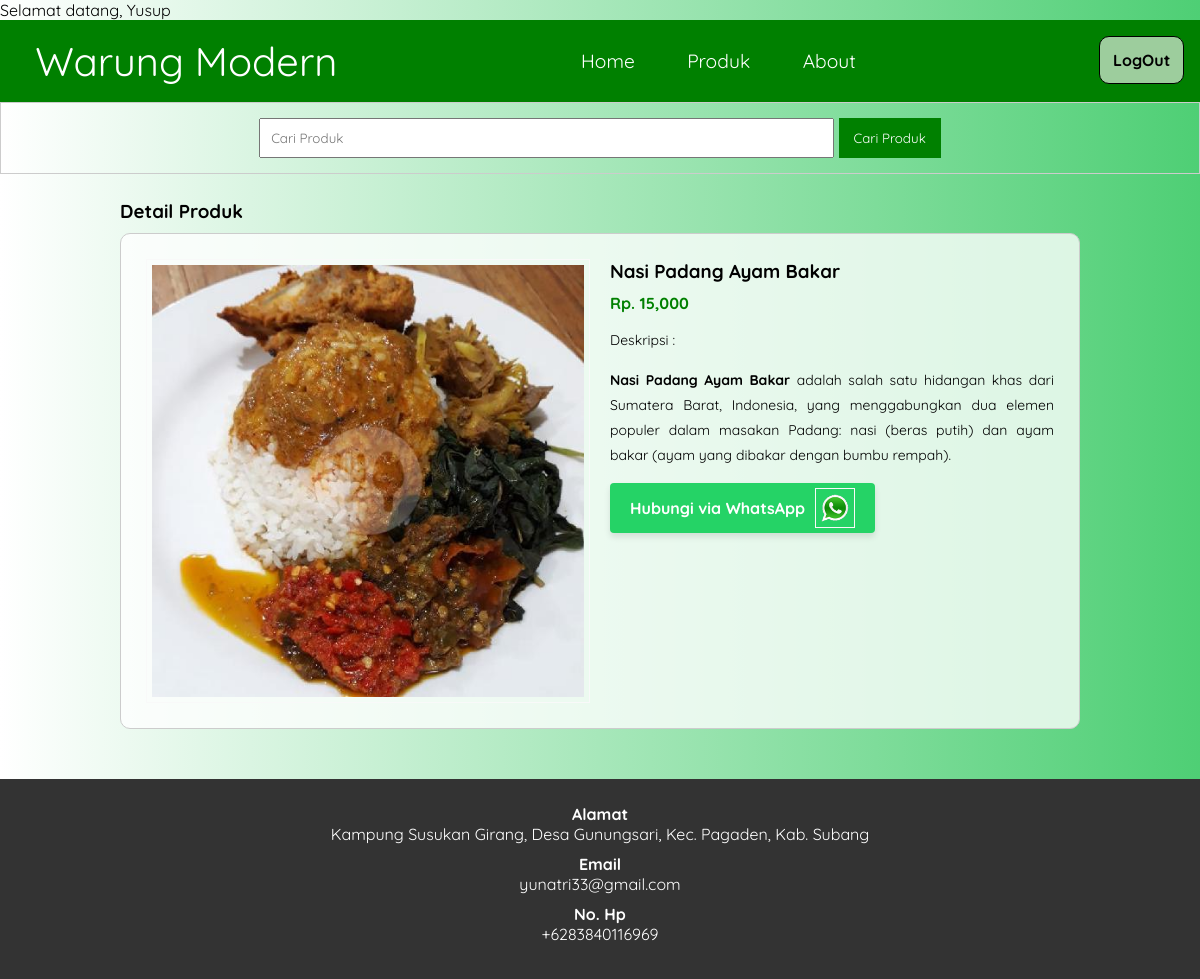
Screenshot of /detail-produk2.php?id=22 (signed in) with the database file from the repository.
### tables this page shows
CREATE TABLE `user` (
  `id` int(11) NOT NULL,
  `Nama` varchar(50) NOT NULL,
  `Email` varchar(50) NOT NULL,
  `username` varchar(100) NOT NULL,
  `password` varchar(100) NOT NULL
);

CREATE TABLE `tb_product` (
  `product_id` int(11) NOT NULL,
  `category_id` int(11) NOT NULL,
  `product_name` varchar(100) NOT NULL,
  `product_price` int(11) NOT NULL,
  `product_description` text NOT NULL,
  `product_image` varchar(100) NOT NULL,
  `product_status` tinyint(1) NOT NULL,
  `data_created` timestamp NOT NULL DEFAULT current_timestamp()
);

### detail-produk2.php (the view, shortened to what this page needs)
<?php
	include 'db.php';
	$kontak = mysqli_query($conn, "SELECT admin_telp, admin_email, admin_address FROM tb_admin WHERE admin_id = 1");
	$a = mysqli_fetch_object($kontak);
	$user_id = $_SESSION['id'];
	$user = mysqli_query($conn, "SELECT * FROM user WHERE id = '$user_id'");
	if ($user) {
		$b = mysqli_fetch_object($user);
		echo "Selamat datang, " . $b->Nama;
	} else {
		echo "Data pengguna tidak ditemukan!";
	}
	$produk = mysqli_query($conn, "SELECT * FROM tb_product WHERE product_id = '".$_GET['id']."' ");
	$p = mysqli_fetch_object($produk);
?>
<!DOCTYPE html>
<html>
<head>
	<link rel="stylesheet" type="text/css" href="css/style.css">
</head>
<body>
	<header>
		<div class="page-header">
		<div class="logo">
			<p>Warung Modern</p>
		</div>
		<div id="navigation-bar" class="nav-bar">
			<a href="index2.php" class="active">Home</a>
			<a href="produk2.php">Produk</a>
			<a href="about2.php">About</a>
		</div>
		<a href="keluarUser.php" onclick="return confirmLogout()" target="_blank"><div class="header-right"><button>LogOut</button></div></a>
		</div>
	</header>
	<div class="search">
		<div class="container">
			<form action="produk2.php">
				<input type="text" name="search" placeholder="Cari Produk" value="<?php echo $_GET['search'] ?>">
				<input type="submit" name="cari" value="Cari Produk">
			</form>
		</div>
	</div>
	<div class="section">
		<div class="container">
			<h3>Detail Produk</h3>
			<div class="box">
				<div class="col-2">
					<img src="produk/<?php echo $p->product_image ?>" width="100%">
				</div>
				<div class="col-2">
					<h3><?php echo $p->product_name ?></h3>
					<h4>Rp. <?php echo number_format($p->product_price) ?></h4>
					<p>Deskripsi :<br>
						<?php echo $p->product_description ?>
					</p>
					<p><a href="https://api.whatsapp.com/send?phone=<?php echo $a->admin_telp ?>&text=<?php
                            echo urlencode("Hallo,\nSaya " . $b->Nama . "\nEmail: " . $b->Email . "\nIngin Membeli " . $p->product_name);
                        ?>" target="_blank" class="wa-button">
                            <b>Hubungi via WhatsApp</b>
                            <img src="img/wa.png	" alt="WhatsApp">
						</a>
					</p>
				</div>
			</div>
		</div>
	</div>
	<div class="footer">
		<div class="container">
			<h4>Alamat</h4>
			<p><?php echo $a->admin_address ?></p>
			<h4>Email</h4>
			<p><?php echo $a->admin_email ?></p>
			<h4>No. Hp</h4>
			<p><?php echo $a->admin_telp ?></p>
		</div>
	</div>
</body>
</html>

### css/style.css (style rules this page uses)
* { padding:0; margin:0; font-family: 'Quicksand', sans-serif; }
body { background: linear-gradient(to left, rgba(34, 195, 82, 0.8), rgba(255, 255, 255, 0.8)); }
a { color: inherit; text-decoration: none; }
.page-header { background-color: #008000; padding: 1rem; display: flex; justify-content: space-between; }
.logo { color: white; align-self: center; margin-left: 1.2rem; font-size: 2.5rem; }
.nav-bar { margin: auto; }
.nav-bar a { color: white; padding: 1.5rem; cursor: pointer; text-decoration: none; font-size: 1.2rem; }
button { color: black; background-color: #9dcd9d; font-size: 1rem; font-weight: bold; border: 1px solid black; border-radius: 10px; padding: 0.8rem; }
.container { width: 80%; margin:0 auto; }
.container:after { content: ''; display: block; clear: both; }
.section { padding:25px 0; }
.box { background-color: rgba(255, 255, 255, 0.784); border:1px solid #ccc; padding:15px; box-sizing: border-box; margin:10px 0 25px 0; border-radius: 10px; }
.box:after { content: ''; display: block; clear: both; }
.search { padding:15px 0; border:1px solid #ccc; text-align: center; }
.search input[type=text] { width: 60%; padding:10px; }
.search input[type=submit] { padding:12px 15px; background-color: #008000; color:#fff; border:none; cursor: pointer; }
.footer { padding:25px 0; background-color: #333; color: #fff; text-align: center; }
.footer p { margin-bottom: 10px; }
.col-2 { width: 50%; min-height: 200px; padding:10px; box-sizing: border-box; float: left; }
.col-2 img { border:1px solid #f9f9f9; padding:5px; box-sizing: border-box; }
.col-2 h3 { margin-bottom: 10px; }
.col-2 h4 { color: #008000; }
.col-2 p { margin:15px 0; text-align: justify; line-height: 25px; font-size:14px; }
.wa-button { display: inline-flex; align-items: center; padding: 5px 20px; background-color: #25D366; color: white; font-size: 16px; font-weight: bold; border: none; border-radius: 4px; cursor: pointer; text-decoration: none; box-shadow: 0 4px 6px rgba(0, 0, 0, 0.1); transition: background-color 0.3s ease, transform 0.2s; }
.wa-button img { margin-left: 10px; width: 40px; height: 40px; }

### rows the page displays
user: Nama "Yusup"
tb_product: product_image (picture), product_name "Nasi Padang Ayam Bakar", product_price "15,000", product_description "Nasi Padang Ayam Bakar adalah salah satu hidangan khas dari Sumatera Barat, Indonesia, yang menggabungkan dua elemen populer dalam masakan Padang: nasi (beras putih) dan ayam bakar (ayam yang dibakar dengan bumbu rempah)."

### other values shown
$a->admin_address "Kampung Susukan Girang, Desa Gunungsari, Kec. Pagaden, Kab. Subang"
$a->admin_email "yunatri33@gmail.com"
$a->admin_telp "+6283840116969"
